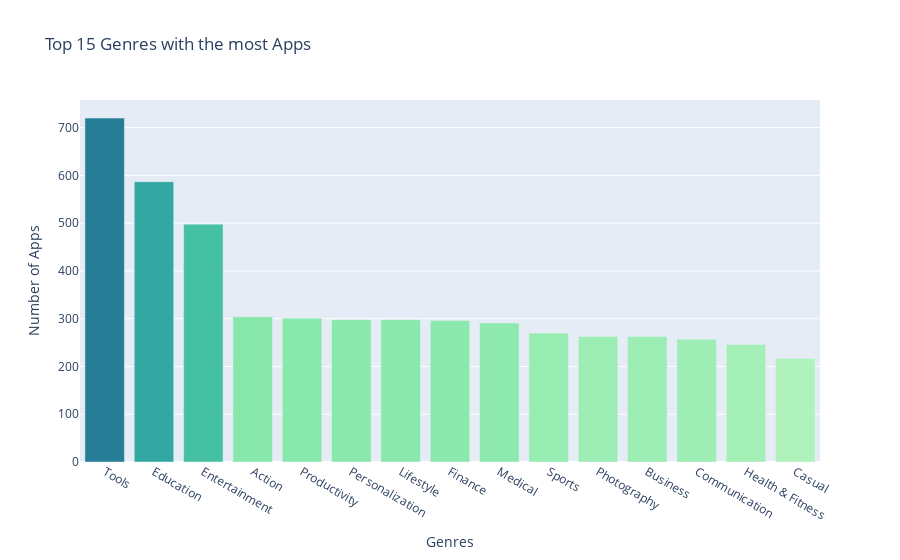

The notebook cell saved with this chart:
### Code cell
bar = px.bar(number_stack, x=number_stack.index[:15], y=number_stack.values[:15],
            color=number_stack.values[:15], color_continuous_scale = 'Tealgrn',
            title='Top 15 Genres with the most Apps')
bar.update_layout(xaxis_title='Genres', yaxis_title='Number of Apps', coloraxis_showscale=False)
bar.show()

### Figure 1 — Plotly figure (JSON) as saved in the notebook; plotly's stock layout.template omitted (floating-point values rounded to 4 significant figures)
{"data": [{"alignmentgroup": "True", "hovertemplate": "x=%{x}<br>y=%{y}<br>color=%{marker.color}<extra></extra>", "legendgroup": "", "marker": {"color": [720, 587, 498, 304, 301, 298, 298, 296, 291, 270, 263, 263, 257, 246, 217], "coloraxis": "coloraxis", "pattern": {"shape": ""}}, "name": "", "offsetgroup": "", "orientation": "v", "showlegend": false, "textposition": "auto", "type": "bar", "x": ["Tools", "Education", "Entertainment", "Action", "Productivity", "Personalization", "Lifestyle", "Finance", "Medical", "Sports", "Photography", "Business", "Communication", "Health & Fitness", "Casual"], "xaxis": "x", "y": [720, 587, 498, 304, 301, 298, 298, 296, 291, 270, 263, 263, 257, 246, 217], "yaxis": "y"}], "layout": {"barmode": "relative", "coloraxis": {"colorbar": {"title": {"text": "color"}}, "colorscale": [[0, "rgb(176, 242, 188)"], [0.1667, "rgb(137, 232, 172)"], [0.3333, "rgb(103, 219, 165)"], [0.5, "rgb(76, 200, 163)"], [0.6667, "rgb(56, 178, 163)"], [0.8333, "rgb(44, 152, 160)"], [1, "rgb(37, 125, 152)"]], "showscale": false}, "legend": {"tracegroupgap": 0}, "title": {"text": "Top 15 Genres with the most Apps"}, "xaxis": {"anchor": "y", "domain": [0, 1], "title": {"text": "Genres"}}, "yaxis": {"anchor": "x", "domain": [0, 1], "title": {"text": "Number of Apps"}}}}
